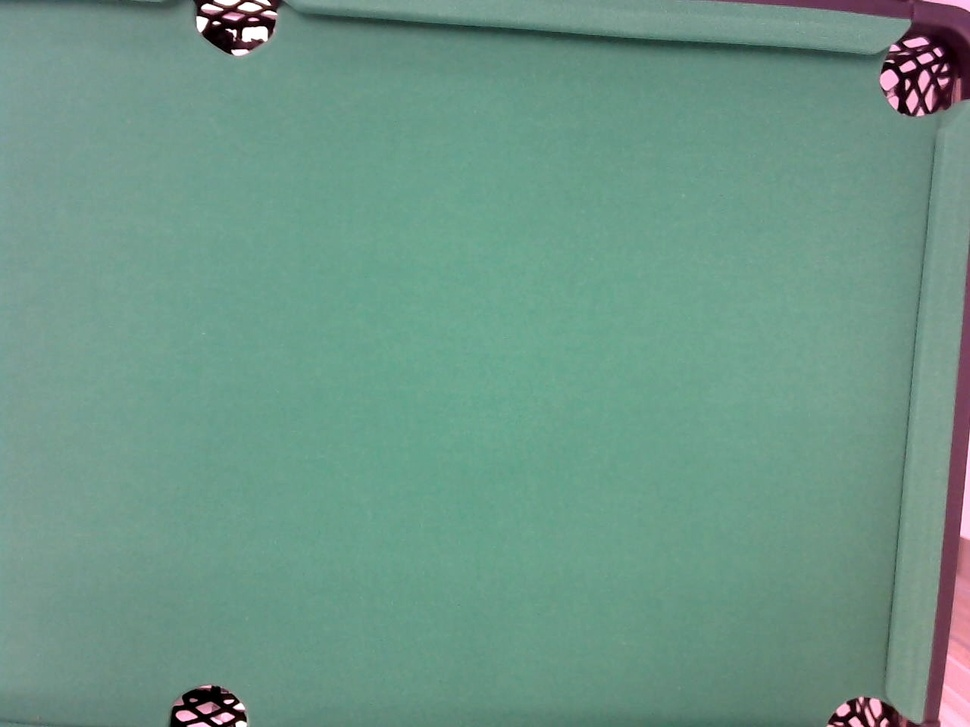
#> input picture main/captured_images/table1.jpg, 970 x 727 px, shrunk from 1280 x 960 before the run
$ python auto_corners.py ../main/captured_images/table1.jpg
#> lines starting #> are read from the running program, lines starting #| are printed output that depends on the picture; after the words box and inside, x2 and y2 are one past the last pixel; in counts of white or black regions, pixels touching at a corner belong together
#!/usr/bin/env python3
"""
auto_corners.py ───────────────────────────────────────────────────────────
根據單張相機影像，自動偵測「球可滾動範圍」四角座標並輸出 corner.json。

支援兩種方法：
1. hsv   ─ 利用桌布的綠色遮罩找到外框，再往內縮邊庫厚度 (inner‑cm)。
2. aruco ─ 若在四個 playfield 角貼了 ArUco ID=0,1,2,3，直接取標籤中心。

產生的 corner.json 可直接交給 calc_homography.py 進一步計算 H 矩陣。

使用範例
────────
$ python auto_corners.py frame.jpg --inner-cm 5        # hsv 法 (預設)
$ python auto_corners.py frame.jpg --method aruco      # ArUco 法
$ python auto_corners.py frame.jpg -o mycorner.json -d # 開啟除錯視窗

參數說明
────────
 image          拍到整張桌子的單張圖片（建議先畸變校正）。
 -o / --out     corner.json 的檔名 (預設 corner.json)。
 --method       hsv | aruco        (預設 hsv)。
 --inner-cm     邊庫厚度 (cm)。=0 表示取外框，不內縮。
 --debug (-d)   顯示偵測結果視窗。

作者：ChatGPT (o3)
"""
from __future__ import annotations
import cv2
import json
import argparse
import numpy as np
import sys
from pathlib import Path

# －－－－－－ 使用者可自行調整的預設值 －－－－－－
TABLE_W_CM = 73.5  # 桌面含邊庫外框寬 (cm)
TABLE_H_CM = 37.5  # 桌面含邊庫外框高 (cm)
ARUCO_DICT = cv2.aruco.DICT_4X4_50  # 若用 aruco，可改其他字典
# －－－－－－ ------------------------------------------------


def save_json(pts: np.ndarray, out_path: str = "corner.json") -> None:
    """將四角 (4,2) numpy 轉成 corner.json 格式。"""
    tl, tr, br, bl = pts.astype(float)
    data = {
        "top_left":     {"x": tl[0], "y": tl[1]},
        "top_right":    {"x": tr[0], "y": tr[1]},
        "bottom_right": {"x": br[0], "y": br[1]},
        "bottom_left":  {"x": bl[0], "y": bl[1]},
    }
    with open(out_path, "w", encoding="utf-8") as f:
        json.dump(data, f, indent=2, ensure_ascii=False)
    print(f"[Saved] {out_path}")


# ──────────────────────────────────────────────────────────────
# 方法 A：桌布綠色遮罩 + 內縮邊庫
# ──────────────────────────────────────────────────────────────

def detect_by_hsv(img: np.ndarray, debug: bool = False) -> np.ndarray:
    """回傳外框四點 (tl, tr, br, bl)，shape=(4,2)。"""
    hsv = cv2.cvtColor(img, cv2.COLOR_BGR2HSV)
    # 依桌布顏色調整，下方範圍涵蓋大部分綠墊
    lower = np.array([35, 40, 40])
    upper = np.array([85, 255, 255])
    mask = cv2.inRange(hsv, lower, upper)

    # 形態學閉運算補洞，避免袋口／反光破洞
    kernel = cv2.getStructuringElement(cv2.MORPH_RECT, (25, 25))
    mask = cv2.morphologyEx(mask, cv2.MORPH_CLOSE, kernel)

    # 取最大連通輪廓 ≈ 桌面 + 邊庫
    cnts, _ = cv2.findContours(mask, cv2.RETR_EXTERNAL, cv2.CHAIN_APPROX_SIMPLE)
    if not cnts:
        raise RuntimeError("找不到綠色桌面，請調整 HSV 閾值")
    cnt = max(cnts, key=cv2.contourArea)

    # 若逼近多邊形剛好 4 點就用；否則取最小外接矩形
    peri = cv2.arcLength(cnt, True)
    poly = cv2.approxPolyDP(cnt, 0.02 * peri, True)
    if len(poly) == 4:
        pts = poly.reshape(-1, 2)
    else:
        rect = cv2.minAreaRect(cnt)
        pts = cv2.boxPoints(rect)

    # 排序 (tl, tr, br, bl)
    s = pts.sum(axis=1)
    diff = np.diff(pts, axis=1).ravel()
    tl = pts[np.argmin(s)]
    br = pts[np.argmax(s)]
    tr = pts[np.argmin(diff)]
    bl = pts[np.argmax(diff)]
    pts_ordered = np.array([tl, tr, br, bl], dtype=np.float32)

    if debug:
        dbg = img.copy()
        for i, p in enumerate(pts_ordered):
            cv2.circle(dbg, tuple(p.astype(int)), 10, (0, 0, 255), -1)
            cv2.putText(dbg, "TLTRBRBL"[i*2:i*2+2], tuple(p.astype(int) + [5, -5]),
                        cv2.FONT_HERSHEY_SIMPLEX, 0.7, (0, 255, 0), 2)
        cv2.imshow("outer", dbg)
        cv2.waitKey(0)
    return pts_ordered


def shrink_to_inner(pts_outer: np.ndarray, inner_cm: float) -> np.ndarray:
    """把外框四角往中心縮 inner_cm，回傳內框 4 點。"""
    if inner_cm <= 0:
        return pts_outer.astype(np.float32)

    # 中心點
    cx, cy = pts_outer.mean(axis=0)

    # 估算 px_per_cm（平均寬高）
    w_px = np.linalg.norm(pts_outer[1] - pts_outer[0])
    h_px = np.linalg.norm(pts_outer[2] - pts_outer[1])
    px_per_cm = (w_px / TABLE_W_CM + h_px / TABLE_H_CM) / 2
    delta = inner_cm * px_per_cm

    pts_inner = []
    for p in pts_outer:
        v = np.array([cx, cy]) - p
        v /= np.linalg.norm(v)  # 單位向量
        pts_inner.append(p + v * delta)
    return np.array(pts_inner, dtype=np.float32)


# ──────────────────────────────────────────────────────────────
# 方法 B：ArUco 標籤
# ──────────────────────────────────────────────────────────────

def detect_by_aruco(img: np.ndarray, debug: bool = False) -> np.ndarray:
    aruco_dict = cv2.aruco.getPredefinedDictionary(ARUCO_DICT)
    params = cv2.aruco.DetectorParameters()
    detector = cv2.aruco.ArucoDetector(aruco_dict, params)

    corners, ids, _ = detector.detectMarkers(img)
    if ids is None or len(ids) < 4:
        raise RuntimeError("找不到足夠的 ArUco 標籤 (需要 ID=0,1,2,3)")

    centers = {int(i): c[0].mean(axis=0) for i, c in zip(ids, corners)}
    try:
        tl, tr, br, bl = (centers[i] for i in (0, 1, 2, 3))
    except KeyError:
        raise RuntimeError("請確保四角分別貼 ID=0,1,2,3 的標籤")

    pts = np.array([tl, tr, br, bl], dtype=np.float32)
    if debug:
        dbg = img.copy()
        for p in pts:
            cv2.circle(dbg, tuple(np.int32(p)), 12, (255, 0, 0), -1)
        cv2.imshow("aruco", dbg)
        cv2.waitKey(0)
    return pts


# ──────────────────────────────────────────────────────────────
# CLI
# ──────────────────────────────────────────────────────────────

def main():
    ap = argparse.ArgumentParser("自動偵測桌角 → corner.json")
    ap.add_argument("image", help="拍到整張桌子的單張照片（建議先 undistort）")
    ap.add_argument("-o", "--out", default="corner.json", help="輸出檔名")
    ap.add_argument("--method", choices=["hsv", "aruco"], default="hsv",
                    help="hsv＝靠桌布綠色；aruco＝貼四張標籤")
    ap.add_argument("--inner-cm", type=float, default=5.0,
                    help="邊庫厚度 (cm)，0 表示不內縮 (含邊庫)")
    ap.add_argument("-d", "--debug", action="store_true", help="顯示偵測結果")
    args = ap.parse_args()

    img = cv2.imread(str(args.image))
#> img is the input picture: shape (727, 970, 3); mean B, G, R 135.2, 150.2, 109.5
    if img is None:
        sys.exit(f"找不到影像檔 {args.image}")

    if args.method == "aruco":
        pts = detect_by_aruco(img, args.debug)
    else:
        outer = detect_by_hsv(img, args.debug)
#> in detect_by_hsv, `hsv = cv2.cvtColor(img, cv2.COLOR_BGR2HSV)`: hsv: shape (727, 970, 3); mean H, S, V 82.2, 75.2, 152
#> in detect_by_hsv, `mask = cv2.inRange(hsv, lower, upper)`:
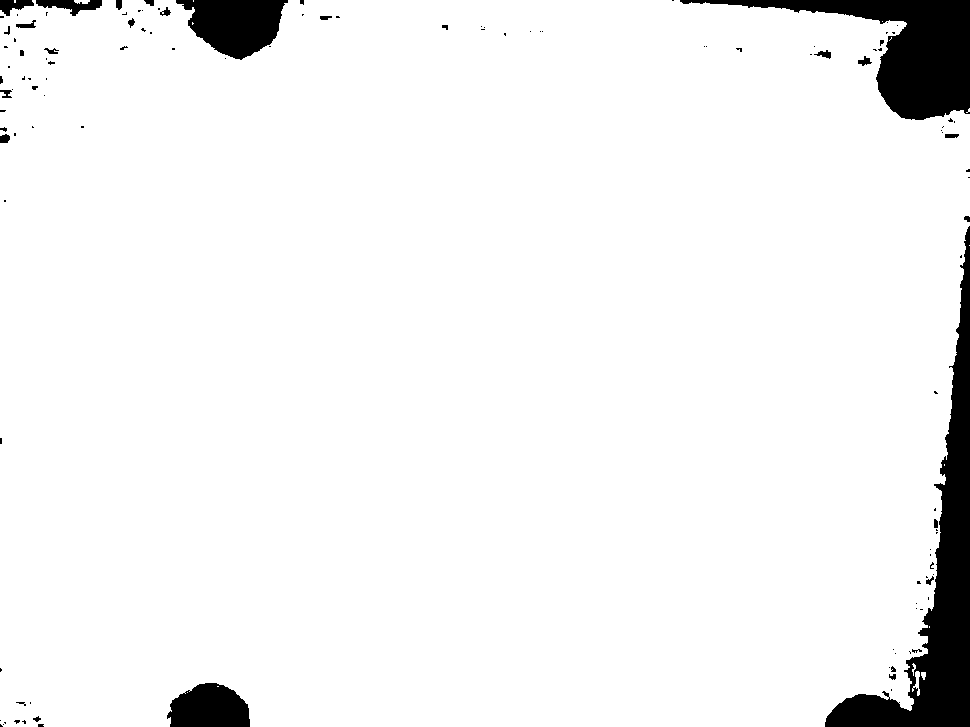
#> mask: shape (727, 970); 94.7% white; 120 black regions (91 under 20 px), largest, box (x1, y1, x2, y2) and area: (825, 226, 970, 727) 16255, (680, 0, 970, 120) 11698, (176, 0, 288, 60) 4422
#> in detect_by_hsv, `mask = cv2.morphologyEx(mask, cv2.MORPH_CLOSE, kernel)`:
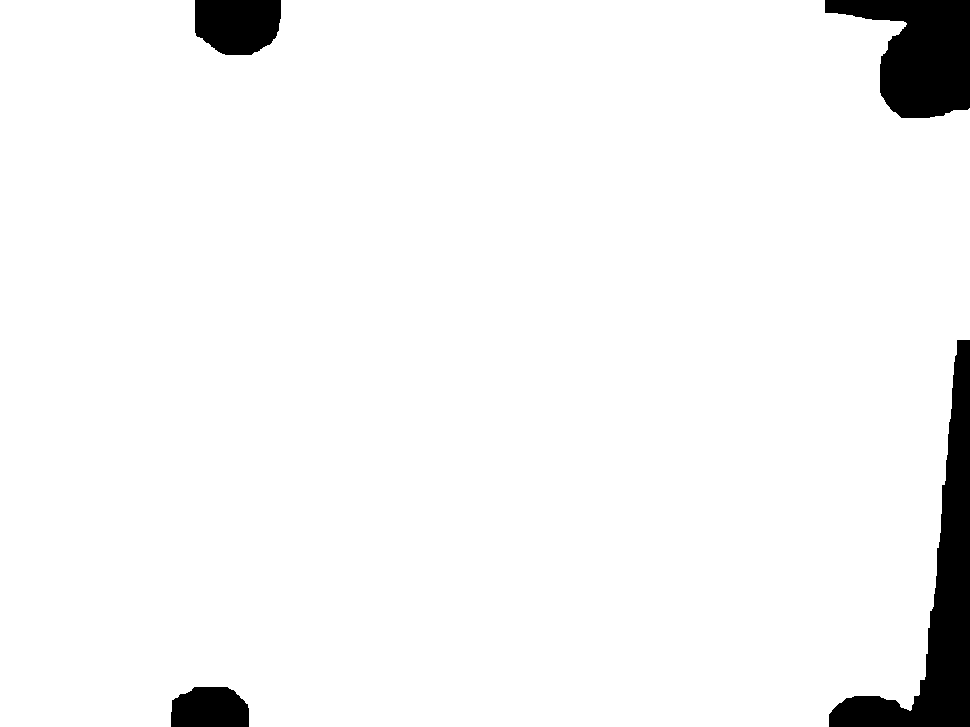
#> mask: shape (727, 970); 95.5% white; 4 black regions
#> in detect_by_hsv, `cnts, _ = cv2.findContours(mask, cv2.RETR_EXTERNAL, cv2.CHAIN_APPROX_S..`: cnts = 1 contour; box (x1, y1, x2, y2) and area: (0, 0, 970, 727) 671628
#> in detect_by_hsv, `cnt = max(cnts, key=cv2.contourArea)`: cnt = contour of 276 points, box (x1, y1, x2, y2) (0, 0, 970, 727), area 671628
#> in detect_by_hsv, `peri = cv2.arcLength(cnt, True)`: peri = 3573.9
#> in detect_by_hsv, `poly = cv2.approxPolyDP(cnt, 0.02 * peri, True)`: poly = [[0, 0], [0, 726], [911, 709], [905, 22]]
#> in detect_by_hsv, `s = pts.sum(axis=1)`: s = [0, 726, 1620, 927]
#> in detect_by_hsv, `diff = np.diff(pts, axis=1).ravel()`: diff = [0, 726, -202, -883]
#> in detect_by_hsv, `tl = pts[np.argmin(s)]`: tl = [0, 0]
#> in detect_by_hsv, `br = pts[np.argmax(s)]`: br = [911, 709]
#> in detect_by_hsv, `tr = pts[np.argmin(diff)]`: tr = [905, 22]
#> in detect_by_hsv, `bl = pts[np.argmax(diff)]`: bl = [0, 726]
#> in detect_by_hsv, `pts_ordered = np.array([tl, tr, br, bl], dtype=np.float32)`: pts_ordered = [[0, 0], [905, 22], [911, 709], [0, 726]]
#> outer = [[0, 0], [905, 22], [911, 709], [0, 726]]
        pts = shrink_to_inner(outer, args.inner_cm)
#> in shrink_to_inner, `cx, cy = pts_outer.mean(axis=0)`: cx = 454; cy = 364.2
#> in shrink_to_inner, `w_px = np.linalg.norm(pts_outer[1] - pts_outer[0])`: w_px = 905.3
#> in shrink_to_inner, `h_px = np.linalg.norm(pts_outer[2] - pts_outer[1])`: h_px = 687
#> in shrink_to_inner, `px_per_cm = (w_px / TABLE_W_CM + h_px / TABLE_H_CM) / 2`: px_per_cm = 15.32
#> in shrink_to_inner, `delta = inner_cm * px_per_cm`: delta = 76.59
#> the loop in shrink_to_inner, `for p in pts_outer:` made 4 passes
#> (p, v) on passes 1 to 4: ([0, 0], [0.78, 0.626]), ([905, 22], [-0.797, 0.605]), ([911, 709], [-0.798, -0.602]), ([0, 726], [0.782, -0.623])
#> after the loop in shrink_to_inner, `for p in pts_outer:`: pts_inner = [[59.74, 47.93], [844, 68.3], [849.9, 662.9], [59.9, 678.3]]
#> pts has the same summary as pts_inner in shrink_to_inner
        if args.debug:
            dbg = img.copy()
            for p in pts:
                cv2.circle(dbg, tuple(np.int32(p)), 10, (0, 255, 255), -1)
            cv2.imshow("inner", dbg)
            cv2.waitKey(0)

    save_json(pts, args.out)
#> in save_json, `tl, tr, br, bl = pts.astype(float)`: tl = [59.74, 47.93]; tr = [844, 68.3]; br = [849.9, 662.9]; bl = [59.9, 678.3]


if __name__ == "__main__":
    main()
